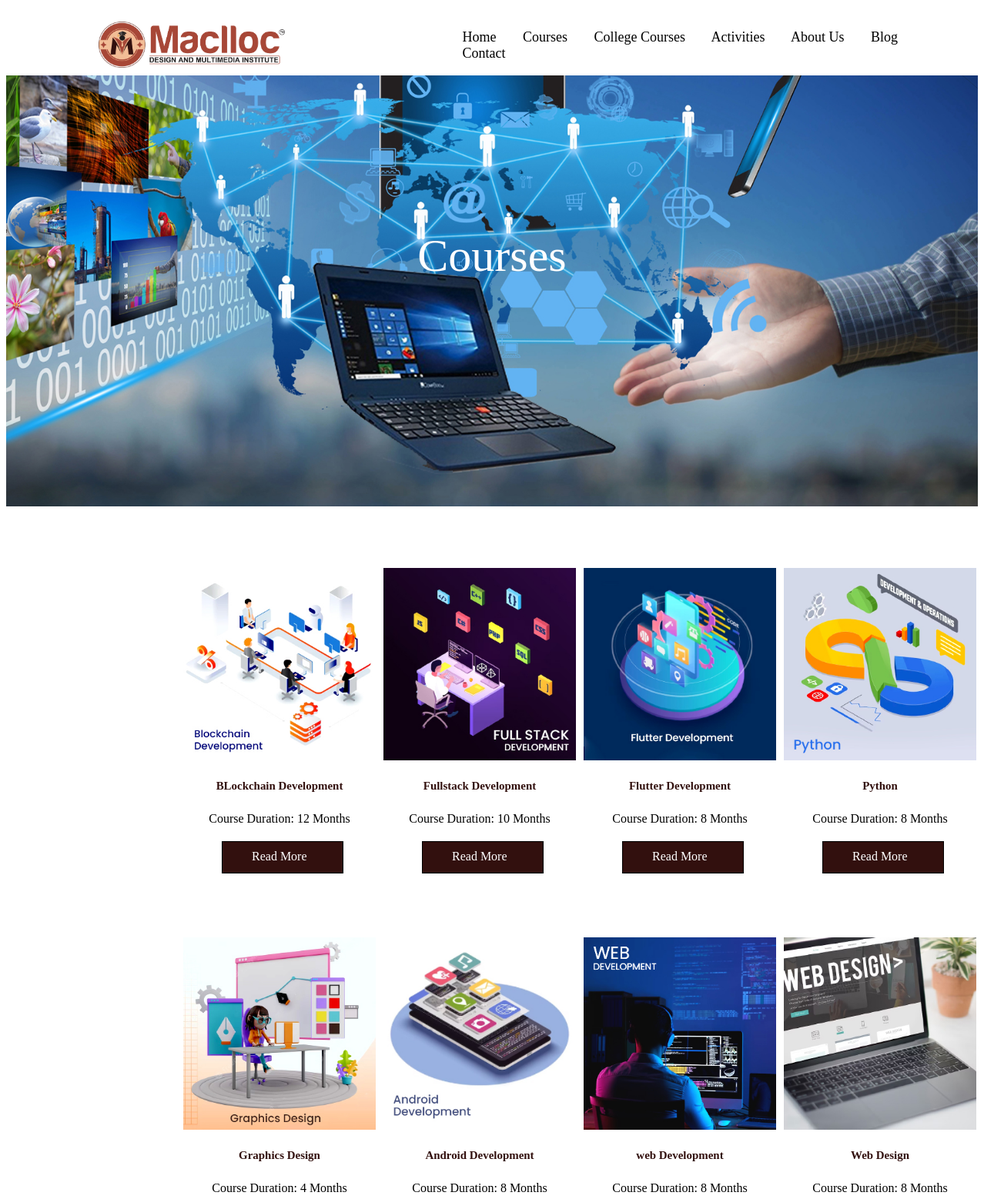
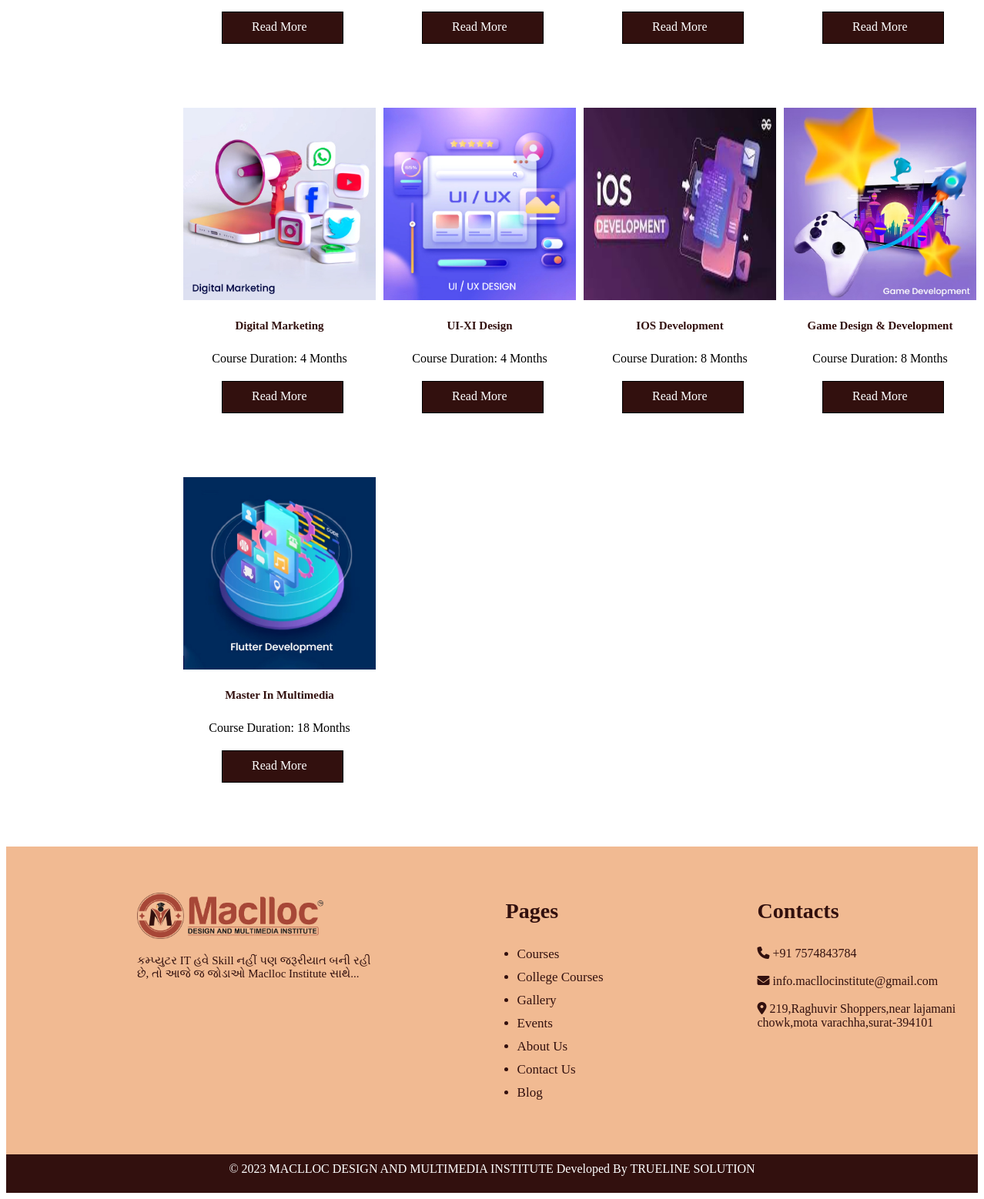
Page /courses/ on the committed database (2 pictures, top to bottom).
### polls/models.py (models this page shows, shortened)
class courses(models.Model):
    image=models.ImageField(upload_to='image/')
    course_name=models.CharField(max_length=100)
    duration=models.CharField(max_length=50)
    banner_image=models.ImageField(upload_to='image/',default='img')
    content_image=models.ImageField(upload_to='image/',default='img')
    content_head=models.CharField(max_length=100,default='heading')
    content=models.CharField(max_length=1000,default='content')
    content_head2=models.CharField(max_length=100,default='none')
    content2=models.CharField(max_length=1000,default='none')
    content_image2=models.ImageField(upload_to='image/',default='none')

### polls/views.py (the view)
# urls.py: path("courses/", views.coursesListView.as_view(), name='courses'),
class coursesListView(ListView):
    model=models.courses
    template_name='courses.html' # default : courses_list.html
    context_object_name='courses' # default : object_list

### templates/courses.html
{% extends 'base.html' %}
{% load static %}
{% block content %}
<link rel="stylesheet" href="{% static 'css/style1.css' %}">
    <div>
        <div class="mac1">
            <div class='mac'>
                    Courses
            </div>
        </div>
    </div>
    <div class="chain1">
        <div class="chain">
            {% for courses in courses %}
            <div class="blockchain">
                    <img src="/media/{{courses.image}}" alt="">
                <div class="course1">
                    <h5>{{ courses.course_name}}</h5>
                </div>
                <div class="duration1">
                    <p> Course Duration: {{ courses.duration}} Months</p>
                </div>
                <div class="btn1">
                    <a href="{% url 'coursesDetail' courses.id %}">Read More  </a>
                </div>
            </div>
            {% if forloop.counter|divisibleby:4 %}</div><div class="chain">{% endif %}
            {% endfor %}
        </div>
    </div>
{% endblock %}

### templates/base.html (shortened to what this page needs)
{% load static %}
<html>
    <head>
        <link rel="stylesheet" href="https://cdnjs.cloudflare.com/ajax/libs/font-awesome/6.1.1/css/all.min.css">
        <link rel="stylesheet" href="{% static 'css/style.css' %}">
    </head>
    <body>
        <header>
            <div class="abc">
                <div class="def">
                <img src="{% static 'image/flogo_1.png' %}" alt="sorry" style="height: 60px; width: auto;" >
                </div>
                <div class="efg">
                    <a href="{% url 'maclloc' %}">Home</a>
                    <a href="{% url 'courses' %}">Courses</a>
                    <a href="#">College Courses</a>
                    <a href="#">Activities</a>
                    <a href="{% url 'about' %}">About Us</a>
                    <a href="#">Blog</a>
                    <a href="{% url 'contact' %} ">Contact</a>
                </div>
            </div>
        </header>
    {% block content %}
    {% endblock %}
    <footer>
    <div class="main">
        <div class="part1">
            <div class="image">
                <img src="{% static 'image/flogo_1.png' %}" alt="sorry" style=" height: 60px;width: auto; padding-left: 20px;  ">
            </div>
            <div class="content" style="color: #32100e; padding-left: 20px;">
                કમ્પ્યુટર IT હવે Skill નહીં પણ જરૂરીયાત બની રહી <br>છે, તો આજે જ જોડાઓ Maclloc Institute સાથે...
            </div>
        </div>
        <div class="part2" style="color: #32100e;">
            <div class="head">
                <h3>Pages</h3>
            </div>
            <div class="content2">
                <ul>
                    <li>Courses</li>
                    <li>College Courses</li>
                    <li>Gallery</li>
                    <li>Events</li>
                    <li>About Us</li>
                    <li>Contact Us</li>
                    <li>Blog</li>
                </ul>
            </div>
        </div>
        <div class="part3" style="color: #32100e;">
            <div class="head1">
                <h3>Contacts</h3>
            </div>
            <div class="content3">
                <i class="fa-solid fa-phone"></i>
                +91 7574843784 <br><br>
                <i class="fa-solid fa-envelope"></i>
                info.macllocinstitute@gmail.com <br><br>
                <i class="fa-solid fa-location-dot"></i>
                219,Raghuvir Shoppers,near lajamani <br>chowk,mota varachha,surat-394101
            </div>
        </div>
    </div>
</footer>
<div class="footer end" style="background-color: #32100e; height: 50px;width: auto;">
    <div class="content4" style="text-align: center; color: white; padding-top: 10px;">
        © 2023 MACLLOC DESIGN AND MULTIMEDIA INSTITUTE Developed By TRUELINE SOLUTION
    </div>
</div>
</body>
</html>

### static/css/style.css (style rules this page uses)
.abc { display: flex; margin-left: 100px; }
.def { padding: 20px 0px 0px 20px; }
.efg { font-size: 18px; padding: 30px 0px 0px 180px; margin-left: 50px; }
.efg a { margin-right: 30px; color: black; text-decoration: none; }
.chain1 { padding-left: 130px; }
.chain { display: flex; margin-top: 40px; margin-left: 30px; }
.blockchain { height: 400px; width: auto; margin-left: 30px; }
.blockchain img { height: 250px; width: 250px; }
.course1 { color: #32100e; text-align: center; font-size: 18px; margin-top: 10px; }
.duration1 { text-align: center; font-size: 16px; margin-top: 10px; }
.btn1 { height: 20px; width:130px; border: black solid 1px; margin: 20px 0px 0px 50px; background-color: #32100e; padding: 10px 13px; }
.btn1 a { text-decoration: none; color: white; margin: 0px 0px 0px 25px; margin-top: 20px; }
.main { display: flex; color: brown; background-color: #F1BA92; height: 400px; margin-top: 80px; }
.part1 { margin: 30px 0px 0px 150px; }
.content { padding-top: 20px; font-size: 15px; }
.part2 { margin: 40px 0px 0px 150px; }
.head { margin-left: 25px ; font-size: 24px; }
.part3 { margin: 40px 0px 0px 200px; }
.head1 { font-size: 24px; }
.content3 { margin-top: 30px; }
.image { margin-top: 30px; }
.content2 ul { margin-top: 30px; }
.content2 ul li { margin-top: 10px; font-size: 17px; }

### static/css/style1.css (style rules this page uses)
.mac { color: white; font-size: 60px; text-align: center; margin-top: 10px; padding: 200px; }
.chain1 { margin-top: 80px; margin-left: 60px; }
.chain { display: flex; margin-top: 80px; border-radius: 10px; }
.blockchain { height: 400px; width: auto; margin-left: 10px; }
.blockchain img { height: 250px; width: 250px; }
.course1 { color: #32100e; text-align: center; font-size: 18px; margin-top: 10px; }
.duration1 { text-align: center; font-size: 16px; margin-top: 10px; }
.btn1 { height: 20px; width:130px; border: black solid 1px; margin: 20px 0px 0px 50px; background-color: #32100e; padding: 10px 13px; }
.btn1 a { text-decoration: none; color: white; margin: 0px 0px 0px 25px; margin-top: 20px; }
.mac1 { background: url("/static/image/course_banner.jpeg"); background-position: center; background-repeat: no-repeat; background-size: cover; width: 100%; height: 70vh; }

### rows in the picture
courses: image (picture), course_name "BLockchain Development", duration "12"
courses: image (picture), course_name "Fullstack Development", duration "10"
courses: image (picture), course_name "Flutter Development", duration "8"
courses: image (picture), course_name "Python", duration "8"
courses: image (picture), course_name "Graphics Design", duration "4"
courses: image (picture), course_name "Android Development", duration "8"
courses: image (picture), course_name "web Development", duration "8"
courses: image (picture), course_name "Web Design", duration "8"
courses: image (picture), course_name "Digital Marketing", duration "4"
courses: image (picture), course_name "UI-XI Design", duration "4"
courses: image (picture), course_name "IOS Development", duration "8"
courses: image (picture), course_name "Game Design & Development", duration "8"
courses: image (picture), course_name "Master In Multimedia", duration "18"
